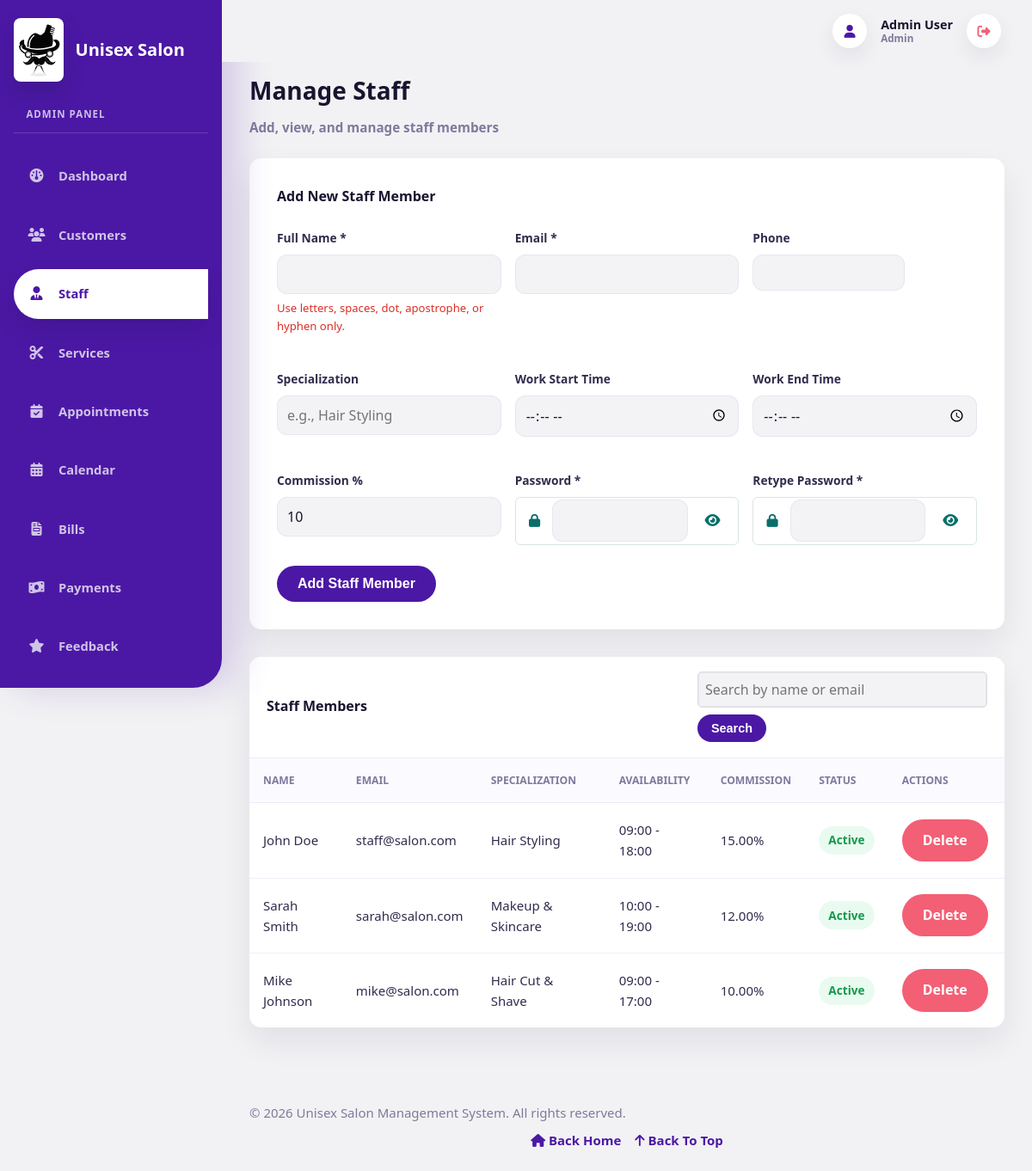
The page /admin/staff.php (signed in) on the database its author committed.
### tables this page shows
CREATE TABLE `staff` (
  `id` int NOT NULL AUTO_INCREMENT,
  `user_id` int NOT NULL,
  `specialization` varchar(100) DEFAULT NULL,
  `availability_start` time DEFAULT NULL,
  `availability_end` time DEFAULT NULL,
  `days_working` varchar(50) DEFAULT NULL,
  `commission_percentage` decimal(5,2) DEFAULT '10.00',
  `created_at` timestamp NULL DEFAULT CURRENT_TIMESTAMP,
  PRIMARY KEY (`id`),
  UNIQUE KEY `user_id` (`user_id`),
  CONSTRAINT `staff_ibfk_1` FOREIGN KEY (`user_id`) REFERENCES `users` (`id`) ON DELETE CASCADE
);

CREATE TABLE `users` (
  `id` int NOT NULL AUTO_INCREMENT,
  `name` varchar(100) NOT NULL,
  `email` varchar(100) NOT NULL,
  `password` varchar(255) NOT NULL,
  `role` enum('admin','staff') NOT NULL,
  `status` enum('active','inactive') DEFAULT 'active',
  `profile_image` varchar(255) DEFAULT NULL,
  `phone` varchar(15) DEFAULT NULL,
  `address` text,
  `last_login` timestamp NULL DEFAULT NULL,
  `created_at` timestamp NULL DEFAULT CURRENT_TIMESTAMP,
  `updated_at` timestamp NULL DEFAULT CURRENT_TIMESTAMP ON UPDATE CURRENT_TIMESTAMP,
  PRIMARY KEY (`id`),
  UNIQUE KEY `email` (`email`),
  UNIQUE KEY `phone` (`phone`)
);

### config/db.php (called while the page is built, shortened)
<?php
$conn = new mysqli(DB_HOST, DB_USER, DB_PASSWORD, DB_NAME);
$conn->set_charset("utf8");
function fetchAll($query) {
    global $conn;
    $result = $conn->query($query);
    return $result->fetch_all(MYSQLI_ASSOC);
}
?>

### admin/staff.php (the view, shortened to what this page needs)
<?php
require_once '../config/db.php';
$search = $_GET['search'] ?? '';
if ($search) {
    $search = sanitize($search);
    $staff_list = fetchAll("
        SELECT u.*, s.specialization, s.availability_start, s.availability_end, s.commission_percentage
        FROM users u
        LEFT JOIN staff s ON u.id = s.user_id
        WHERE u.role = 'staff' AND (u.name LIKE '%$search%' OR u.email LIKE '%$search%')
        ORDER BY u.created_at DESC
    ");
} else {
    $staff_list = fetchAll("
        SELECT u.*, s.specialization, s.availability_start, s.availability_end, s.commission_percentage
        FROM users u
        LEFT JOIN staff s ON u.id = s.user_id
        WHERE u.role = 'staff'
        ORDER BY u.created_at DESC
    ");
}
?>
<!DOCTYPE html>
<html lang="en">
<head>
    <link rel="stylesheet" href="<?php echo BASE_URL; ?>assets/css/style.css">
</head>
<body>
    <?php include '../includes/header.php'; ?>
    <?php include '../includes/sidebar.php'; ?>
    <div class="main-content">
        <div class="page-header">
            <h1>Manage Staff</h1>
            <p>Add, view, and manage staff members</p>
        </div>
        <div class="form-container">
            <h3 style="margin-bottom: 1.5rem; color: #8B5FBF;">Add New Staff Member</h3>
            <form method="POST" data-validate-identity data-base-url="<?php echo BASE_URL; ?>">
                <div style="display: grid; grid-template-columns: repeat(auto-fit, minmax(250px, 1fr)); gap: 1rem;">
                    <div class="form-group">
                        <label for="name">Full Name *</label>
                        <input type="text" id="name" name="name" required>
                    </div>
                    <div class="form-group">
                        <label for="email">Email *</label>
                        <input type="email" id="email" name="email" required>
                    </div>
                    <div class="form-group">
                        <label for="phone">Phone</label>
                        <input type="tel" id="phone" name="phone">
                    </div>
                    <div class="form-group">
                        <label for="specialization">Specialization</label>
                        <input type="text" id="specialization" name="specialization" placeholder="e.g., Hair Styling">
                    </div>
                    <div class="form-group">
                        <label for="availability_start">Work Start Time</label>
                        <input type="time" id="availability_start" name="availability_start">
                    </div>
                    <div class="form-group">
                        <label for="availability_end">Work End Time</label>
                        <input type="time" id="availability_end" name="availability_end">
                    </div>
                    <div class="form-group">
                        <label for="commission_percentage">Commission %</label>
                        <input type="number" id="commission_percentage" name="commission_percentage" step="0.01" min="0" max="100" value="10">
                    </div>
                    <div class="form-group">
                        <label for="password">Password *</label>
                        <div class="icon-field"><i class="fa-solid fa-lock"></i><input type="password" id="password" name="password" required><button type="button" class="password-toggle" data-target="password"><i class="fa-solid fa-eye"></i></button></div>
                    </div>
                    <div class="form-group">
                        <label for="confirm_password">Retype Password *</label>
                        <div class="icon-field"><i class="fa-solid fa-lock"></i><input type="password" id="confirm_password" name="confirm_password" required><button type="button" class="password-toggle" data-target="confirm_password"><i class="fa-solid fa-eye"></i></button></div>
                    </div>
                </div>
                <button type="submit" class="btn btn-primary">Add Staff Member</button>
            </form>
        </div>
        <div class="table-container" style="margin-top: 2rem;">
            <div class="table-header flex-between">
                <h2>Staff Members</h2>
                <form method="GET" style="display: flex; gap: 0.5rem;">
                    <input type="text" name="search" placeholder="Search by name or email" style="padding: 0.5rem; border: 1px solid #ddd; border-radius: 5px;" value="<?php echo htmlspecialchars($search); ?>">
                    <button type="submit" class="btn btn-primary btn-sm">Search</button>
                </form>
            </div>
            <table>
                <thead>
                    <tr>
                        <th>Name</th>
                        <th>Email</th>
                        <th>Specialization</th>
                        <th>Availability</th>
                        <th>Commission</th>
                        <th>Status</th>
                        <th>Actions</th>
                    </tr>
                </thead>
                <tbody>
                    <?php if ($staff_list): ?>
                        <?php foreach ($staff_list as $staff): ?>
                            <tr>
                                <td><?php echo htmlspecialchars($staff['name']); ?></td>
                                <td><?php echo htmlspecialchars($staff['email']); ?></td>
                                <td><?php echo htmlspecialchars($staff['specialization'] ?? '-'); ?></td>
                                <td>
                                    <?php
                                    if ($staff['availability_start'] && $staff['availability_end']) {
                                        echo date('H:i', strtotime($staff['availability_start'])) . ' - ' . date('H:i', strtotime($staff['availability_end']));
                                    } else {
                                        echo '-';
                                    }
                                    ?>
                                </td>
                                <td><?php echo $staff['commission_percentage'] ?? '-'; ?>%</td>
                                <td>
                                    <span class="badge <?php echo $staff['status'] === 'active' ? 'badge-success' : 'badge-danger'; ?>">
                                        <?php echo ucfirst($staff['status']); ?>
                                    </span>
                                </td>
                                <td>
                                    <a href="<?php echo BASE_URL; ?>admin/staff.php?delete_id=<?php echo $staff['id']; ?>" class="btn btn-danger btn-sm" onclick="return confirm('Are you sure?')">Delete</a>
                                </td>
                            </tr>
                        <?php endforeach; ?>
                    <?php else: ?>
                        <tr>
                            <td colspan="7" class="text-center">No staff members found</td>
                        </tr>
                    <?php endif; ?>
                </tbody>
            </table>
        </div>
    </div>
    <?php include '../includes/footer.php'; ?>
</body>
</html>

### rows shown on the page
staff: user.name "John Doe", user.email "staff@salon.com", specialization "Hair Styling", availability_start "09:00", availability_end "18:00", commission_percentage "15.00", user.status "Active"
staff: user.name "Sarah Smith", user.email "sarah@salon.com", specialization "Makeup & Skincare", availability_start "10:00", availability_end "19:00", commission_percentage "12.00", user.status "Active"
staff: user.name "Mike Johnson", user.email "mike@salon.com", specialization "Hair Cut & Shave", availability_start "09:00", availability_end "17:00", commission_percentage "10.00", user.status "Active"

### other values the page prints
$_SESSION['name'] "Admin User"
$_SESSION['role'] "Admin"
